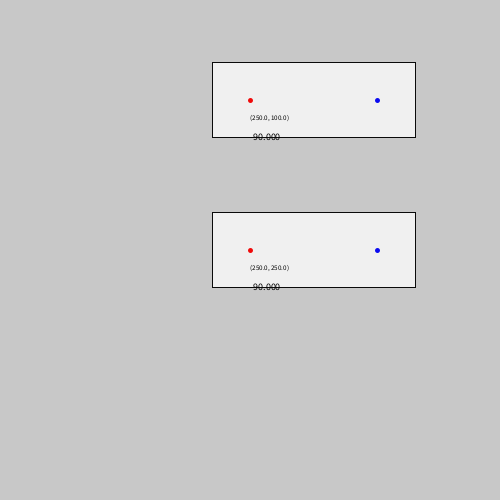
Frame 1 (no input)
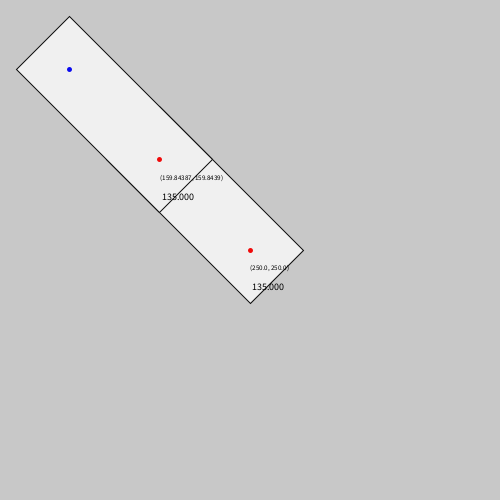
Frame 60 (the mouse pressed at the canvas centre just before this capture)
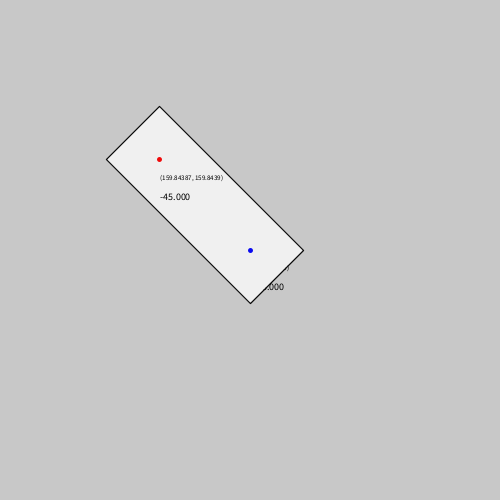
Frame 120 (the mouse held since frame 60 and released just before this capture)

The Processing sketch that drew these frames (run headless with seeded random() and noise(); from frame 60 on, the mouse is pressed at the canvas centre):

// Processing sketch: CharacterLimbsMovementSystem1_V2
// ── CharacterLimbsMovementSystem1_V2.pde
Arm upperArm;

Limb testLimb1;

final public int WINDOW_RUN_TYPE = 0;

void settings()
{
  if (WINDOW_RUN_TYPE == 0 || WINDOW_RUN_TYPE == 1)
    size(500, 500);
  else if (WINDOW_RUN_TYPE == 2)
    fullScreen();
  
}

void setup()
{
  if (WINDOW_RUN_TYPE == 0)
    surface.setLocation(0, displayHeight /2 -height /2);
  else if (WINDOW_RUN_TYPE == 1)
    surface.setLocation(displayWidth -width, displayHeight /2 -height /2);
  
  upperArm = new Arm();
  
  testLimb1 = new Limb(new PVector(width /2, height /2), new PVector(10, 30), 0);
  
}

void draw()
{
  background(200);
  
  upperArm.Render();
  
  //testLimb1.Render();
  
  //testLimb1.UpdateAngle(new PVector(mouseX, mouseY) );
  
}

// ── Arm.pde
class Arm
{
  private int AmntOfLimbs;
  private Limb ArrOfLimbs[];
  
  float pcenCirToMouseAngle;
  
  Arm()
  {    
    Setup();
    
  }
  
  void Setup()
  {
    AmntOfLimbs = 2;
    ArrOfLimbs = new Limb[AmntOfLimbs];
    
    //ArrOfLimbs[0] = new Limb(new PVector(width /2, height /2), new PVector(10, 30), 0);
    
    //ArrOfLimbs[1] = new Limb(new PVector(width /2, height /2), new PVector(5, 70), 0);
    
    PVector posPt1 = new PVector(width /2, height /2);
    PVector posPt2 = new PVector(posPt1.x +300, posPt1.y);
    
    float limbLength = dist(posPt1.x, posPt1.y, posPt2.x, posPt2.y);
    
    float splitSz = limbLength /AmntOfLimbs;
    
    float limbAngle = (atan2(posPt1.x -posPt2.x, posPt1.y -posPt2.y) );
    
    for (int Lp1 = 0; Lp1 < AmntOfLimbs; Lp1++)
    {
      ArrOfLimbs[Lp1] = new Limb(new PVector(posPt1.x +( cos(limbAngle) *splitSz *Lp1), 
                                             posPt1.y +( sin(limbAngle) *splitSz *Lp1) ), 
                                 new PVector(75, splitSz +15), 
                                 limbAngle );
      
    }
    
    pcenCirToMouseAngle = 0;
    
  }
  
  void Render()
  {
    int loopCnt = 0;
    for (Limb arrLimb : ArrOfLimbs)
    {
       arrLimb.Render();
       
       if (loopCnt > 0)
       {
         PVector posPtChk1 = new PVector(0, 0);
         if (loopCnt < AmntOfLimbs -1)
         {
           posPtChk1 = ArrOfLimbs[loopCnt -1].pos;
           
         } else
         {
           posPtChk1 = new PVector(mouseX, mouseY);           
         }
           
          fill(10);
          float cenCirToMouseAngle = (atan2(ArrOfLimbs[loopCnt -1].pos.x -mouseX, ArrOfLimbs[loopCnt -1].pos.y -mouseY) ) +radians(180);
          text(degrees(cenCirToMouseAngle), ArrOfLimbs[loopCnt -1].pos.x, ArrOfLimbs[loopCnt -1].pos.y +(arrLimb.size.y +arrLimb.offsetSize.y) *2 +20);
          
          float aToBRadians = atan2(arrLimb.pos.x -ArrOfLimbs[loopCnt -1].pos.x, arrLimb.pos.y -ArrOfLimbs[loopCnt -1].pos.y);
          aToBRadians = RefactoredAngle(aToBRadians);
          
          text(degrees(aToBRadians), ArrOfLimbs[loopCnt -1].pos.x, ArrOfLimbs[loopCnt -1].pos.y -(arrLimb.size.y +arrLimb.offsetSize.y) *2 -20);
          
           
         float circlePunctureDist = dist(arrLimb.pos.x, arrLimb.pos.y, posPtChk1.x, posPtChk1.y);//arrLimb.size.y +arrLimb.offsetSize.y -0.1;//
         if (circlePunctureDist < arrLimb.size.y +arrLimb.offsetSize.y)
         {
          if (dist(arrLimb.pos.x, arrLimb.pos.y, mouseX, mouseY) < (arrLimb.size.y +arrLimb.offsetSize.y))
          {    
            float punctureAmnt = (arrLimb.size.y +arrLimb.offsetSize.y) -dist(arrLimb.pos.x, arrLimb.pos.y, mouseX, mouseY);
            float arcAngle     = punctureAmnt /(arrLimb.size.y +arrLimb.offsetSize.y);
            
            /// Upper half of the circle
            if (InsideCircleArc(cenCirToMouseAngle, aToBRadians, aToBRadians +radians(180) ) )
            {
              stroke(10, 240, 240);
              strokeWeight(5);
              fill(10, 240, 240, 100);
              //arc(arrLimb.pos.x, arrLimb.pos.y, (arrLimb.size.y +arrLimb.offsetSize.y) *2, (arrLimb.size.y +arrLimb.offsetSize.y) *2, radians(-90) -aToBRadians, radians(90) -aToBRadians, PIE);
          
              fill(10);
              textSize(15);
              text("1", arrLimb.pos.x, arrLimb.pos.y);
              
              arcAngle = -arcAngle;
              
            } /// Bottom half of the circle
            else if (InsideCircleArc(cenCirToMouseAngle, aToBRadians +radians(180), aToBRadians +radians(360) ) )
            {
              stroke(240, 240, 10);
              strokeWeight(5);
              fill(240, 240, 10, 100);
              //arc(arrLimb.pos.x, arrLimb.pos.y, (arrLimb.size.y +arrLimb.offsetSize.y) *2, (arrLimb.size.y +arrLimb.offsetSize.y) *2, radians(90) -aToBRadians, radians(270) -aToBRadians, PIE);
          
              fill(10);
              textSize(15);
              text("2", arrLimb.pos.x, arrLimb.pos.y);
              
            }
            
            arrLimb.pos = new PVector(ArrOfLimbs[loopCnt -1].pos.x +sin(aToBRadians +arcAngle ) *(ArrOfLimbs[loopCnt -1].size.y +ArrOfLimbs[loopCnt -1].offsetSize.y), 
                                 ArrOfLimbs[loopCnt -1].pos.y +cos(aToBRadians +arcAngle ) *(ArrOfLimbs[loopCnt -1].size.y +ArrOfLimbs[loopCnt -1].offsetSize.y) );
            
          }
           
         } 
        else if (circlePunctureDist > arrLimb.size.y +arrLimb.offsetSize.y)
        {
          float radius = ArrOfLimbs[loopCnt -1].size.y +ArrOfLimbs[loopCnt -1].offsetSize.y;
          
          float arcAngle     = dist(ArrOfLimbs[loopCnt -1].pos.x +sin(cenCirToMouseAngle) *radius, 
                                    ArrOfLimbs[loopCnt -1].pos.y +cos(cenCirToMouseAngle) *radius, 
                                    ArrOfLimbs[loopCnt -1].pos.x +sin(aToBRadians) *radius, 
                                    ArrOfLimbs[loopCnt -1].pos.y +cos(aToBRadians) *radius) /radius;//( distance between mouse and circle in angle ) /circleRadius;
          
          arcAngle /= 10;
          
          if (arcAngle > radians(1) )
          {
           if (InsideCircleArc(cenCirToMouseAngle, aToBRadians +radians(180), aToBRadians +radians(360) ) )
            {
              arcAngle = -arcAngle;
                
            }
            
            arrLimb.pos = new PVector(ArrOfLimbs[loopCnt -1].pos.x +sin(aToBRadians +arcAngle ) *radius, 
                                      ArrOfLimbs[loopCnt -1].pos.y +cos(aToBRadians +arcAngle ) *radius ); 
              
          }
         else
            arrLimb.pos = new PVector(ArrOfLimbs[loopCnt -1].pos.x +sin(cenCirToMouseAngle) *radius, 
                                      ArrOfLimbs[loopCnt -1].pos.y +cos(cenCirToMouseAngle) *radius );  
          
        }
         
       }
       
       loopCnt++;
      
    }
    
    ArrOfLimbs[0].UpdateAngle(ArrOfLimbs[1].pos );
    ArrOfLimbs[1].UpdateAngle(new PVector(mouseX, mouseY) );
    
  }
  

  float RefactoredAngle(float inAngle)
  {
      while (inAngle > radians(360) )
      {
        inAngle -= radians(360);
      }
      while (inAngle < radians(0) )
      {
        inAngle = radians(360) +inAngle;
      }
    
    return inAngle;
  }
  
  boolean InsideCircleArc(float inPtingAngle, float inStartArcAngle, float inEndArcAngle)
  {    
    if (inEndArcAngle > radians(360) && inPtingAngle > radians(0) && inPtingAngle < inEndArcAngle -radians(360))
      return true;
    
    if (inPtingAngle > inStartArcAngle && inPtingAngle < inEndArcAngle)
      return true;
    
    return false;
    
  }
  
}

// ── Limb.pde
class Limb
{
  PVector pos, size, offsetSize;
  float   angle;
  
  color   strkCol = color(10);
  
  Limb()
  {
    pos   = new PVector(0, 0);
    size  = new PVector(10, 30);
    angle = 0;
    
    FindOffsetSize();
    
  }
  
  Limb(PVector inPos, PVector inSize, float inAngle)
  {
    pos   = inPos;
    size  = inSize;
    angle = inAngle;
    
    FindOffsetSize();
    
  }
  
  void Render()
  {
    stroke(strkCol);
    strokeWeight(1);
    
    fill(240);
    
    pushMatrix();
      
      translate(pos.x, pos.y);
      rotate(angle );//
      rect(offsetSize.x, offsetSize.y, size.x, size.y -offsetSize.y);
      
    popMatrix();
    
    fill(0);
    textSize(10);
    text(degrees(angle), pos.x, pos.y +40);
    textSize(7);
    text("(" +pos.x +", " +pos.y +")", pos.x, pos.y +20);
    
    stroke(240, 10, 10);
    strokeWeight(5);
    point(pos.x, pos.y);
    
    stroke(10, 10, 240);
    strokeWeight(5);
    point(pos.x +cos(angle +radians(90) ) *(size.y +offsetSize.y), pos.y +sin(angle +radians(90) ) *(size.y +offsetSize.y) );
    
  }
  
  void FindOffsetSize()
  {
    /// If the height of the inputted limb size y is bigger than the size x on the limb then the offset value is size x of the limb
    if (size.y > size.x)
      offsetSize = new PVector(-size.x /2, -size.x /2);
    else
      offsetSize = new PVector(-size.x /2, -size.y /2);
      
    
    
  }
  
  void UpdateAngle(PVector inNewPosPt)
  {
    PVector combinedPos = new PVector(pos.x -inNewPosPt.x, pos.y -inNewPosPt.y);
    
    angle = (atan2(combinedPos.y, combinedPos.x) +radians(90) );
    
    
  }
  
  
}
